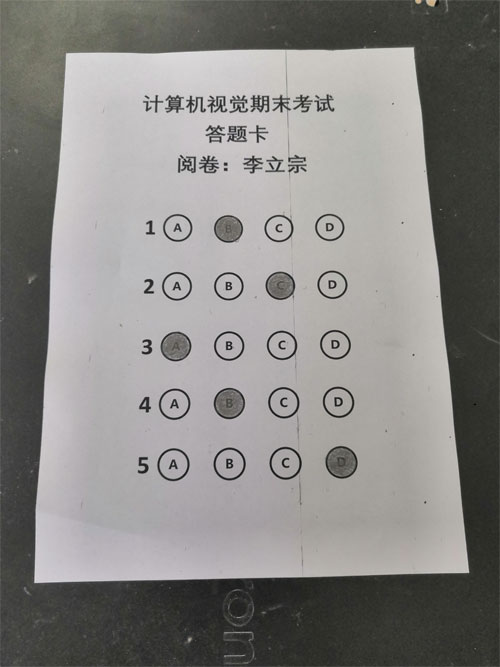
#> input picture examples/cv40examples-main/code/9答题卡识别/b.jpg, 500 x 667 px
$ python '例9.4.py'
#> lines starting #> are read from the running program, lines starting #| are printed output that depends on the picture; after the words box and inside, x2 and y2 are one past the last pixel; in counts of white or black regions, pixels touching at a corner belong together
# -*- coding: utf-8 -*-
"""
Created on Fri Jul  9 19:25:22 2021

@author: 李立宗  lilizong@gmail.com
微信公众号：计算机视觉之光（微信号cvlight）
计算机视觉核心案例实战——从入门到深度学习（python+OpenCV）（名称待定）
计算机视觉40个核心案例——从入门到深度学习（python+OpenCV）（名称待定）
李立宗 著     电子工业出版社
"""

import cv2
import numpy as np
from scipy.spatial import distance as dist
# 自定义透视函数
def myWarpPerspective(image, pts):
    # step1：参数pts是要做倾斜校正的轮廓的逼近多边形（本题中的答题纸）的四个顶点，
    # 首先，确定四个顶点分别对应（左上、右上、右下、左下）的哪一个位置
    # step1.1：根据x轴值排序对4个点进行排序
    xSorted = pts[np.argsort(pts[:, 0]), :]
    #step1.2：四个点划分为：左侧2个、右侧2个
    left = xSorted[:2, :]
    right = xSorted[2:, :]
    # step1.3：在左半边寻找左上角、左下角
    # 根据y轴的值排序
    left = left[np.argsort(left[:, 1]), :]
    # 排在前面的是左上角（tl:top-left）、排在后面的是左下角（bl:bottom-left）
    (tl, bl) = left
    # step1.4：根据右侧两个点与左上角点的距离判断右侧两个点的位置
    # 计算右侧两个点距离左上角点的距离
    D = dist.cdist(tl[np.newaxis], right, "euclidean")[0]
    # 形状大致如下：
    #  左上角(tl)                 右上角(tr)
    #                页面中心
    # 左下角(bl)                   右下角(br)
    # 右侧两个点，距离左上角远的点是右下角(br)的点，近的点是右上角的点(tr)
    # br:bottom-right/tr:top-right
    (br, tr) = right[np.argsort(D)[::-1], :]
    # step1.5：确定pts的四点分别属于（左上、左下、右上、右下）的哪一个
    # src是根据（左上、左下、右上、右下）对pts的四个顶点进行排序的结果
    src = np.array([tl, tr, br, bl], dtype="float32")
    #========以下5行是测试语句，显示计算的顶点对不对=================
    # srcx = np.array([tl, tr, br, bl], dtype="int32")
    # print("看看各个顶点在哪：\n",src)   #测试语句，看看顶点
    # test=image.copy()                  #复制image，处理用
    # cv2.polylines(test,[srcx],True,(255,0,0),8)  #在test内绘制得到的点
    # cv2.imshow("image",test)                     #显示绘制线条结果
    # =========step2：根据pts的四个顶点，计算出校正后图像的宽度和高度===============
    # 校正后图像的大小计算比较随意，根据需要选用合适值即可。
    # 这里选用较长的宽度和高度作为最终的宽度和高度
    # 计算方式：由于图像是斜的，所以通过计算x方向、y方向差值的平方根作为实际长度。
    # 具体图示如下，因为印刷原因可能对不齐，请在源代码文件中进一步看具体情况。
    #                 (tl[0],tl[1])
    #                 |\
    #                 | \    heightB = np.sqrt(((tl[0] - bl[0]) ** 2)
    #                 |  \                + ((tl[1] - bl[1]) ** 2))
    #                 |   \
    #                 ----- (bl[0],bl[1])
    widthA = np.sqrt(((br[0] - bl[0]) ** 2) + ((br[1] - bl[1]) ** 2))
    widthB = np.sqrt(((tr[0] - tl[0]) ** 2) + ((tr[1] - tl[1]) ** 2))
    maxWidth = max(int(widthA), int(widthB))
    # 根据（左上、左下）、（右上、右下）的最大值，获取高度
    heightA = np.sqrt(((tr[0] - br[0]) ** 2) + ((tr[1] - br[1]) ** 2))
    heightB = np.sqrt(((tl[0] - bl[0]) ** 2) + ((tl[1] - bl[1]) ** 2))
    maxHeight = max(int(heightA), int(heightB))
    # 根据宽度、高度，构造新图像dst对应的的四个顶点
    dst = np.array([
        [0, 0],
        [maxWidth - 1, 0],
        [maxWidth - 1, maxHeight - 1],
        [0, maxHeight - 1]], dtype="float32")
    # print("看看目标如何：\n",dst)   #测试语句
    # 构造从src到dst的仿射矩阵
    M = cv2.getPerspectiveTransform(src, dst)
    # 完成从src到dst的透视变换
    warped = cv2.warpPerspective(image, M, (maxWidth, maxHeight))
    # 返回透视变换的结果
    return warped
# 主程序
img = cv2.imread('b.jpg')
#> img is the input picture: shape (667, 500, 3); mean B, G, R 132, 134.3, 135.9
# cv2.imshow("orgin",img)
gray=cv2.cvtColor(img,cv2.COLOR_BGR2GRAY)
# cv2.imshow("gray",gray)
gaussian_bulr = cv2.GaussianBlur(gray, (5, 5), 0)
# cv2.imshow("gaussian",gaussian_bulr)
edged=cv2.Canny(gaussian_bulr,50,200)
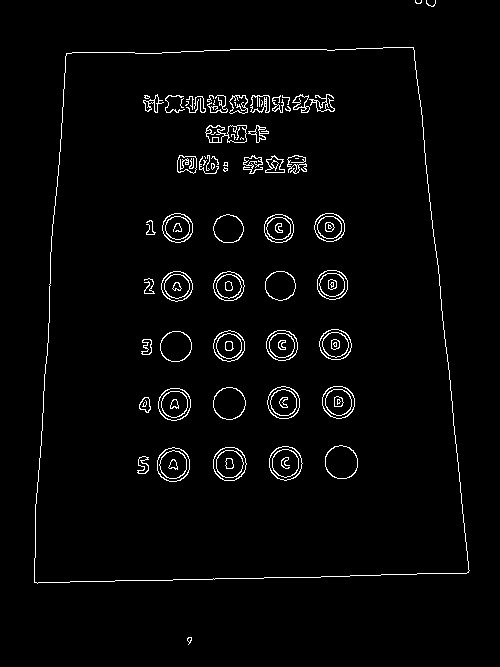
#> edged: shape (667, 500); 2.6% white in thin lines or dots, all inside (x1, y1, x2, y2) = (34, 0, 470, 645)
# cv2.imshow("edged",edged)
cts, hierarchy = cv2.findContours(edged.copy(), cv2.RETR_EXTERNAL, cv2.CHAIN_APPROX_SIMPLE)
#> cts = 4 contours, 3 with area under 20; largest, box (x1, y1, x2, y2) and area: (34, 47, 470, 584) 207474
# cv2.drawContours(img, cts, -1, (0,0,255), 3)
cv2.imshow("draw_contours",img)
rightSum = 0
# 可能仅仅找到一个轮廓，就是答题纸的轮廓
# 但是，由于噪声等影响，很可能找到很多轮廓，
# 使用for循环，遍历每一个轮廓，找到答题纸的轮廓
# 将答题纸处理进行倾斜校正
for c in cts:
    peri=0.01*cv2.arcLength(c,True)
    approx=cv2.approxPolyDP(c,peri,True)
    print("顶点个数：",len(approx))
    # 四个顶点的轮廓是矩形（或者是由于扫描等原因由矩形变成的梯形）
    if len(approx)==4:
        # 将外轮廓进行倾斜校正，将其构成一个矩形
        # 处理后，仅仅保留答题卡部分，答题卡外面的边界被删除
        # 原始图像的倾斜校正，用于后续标注
        # print(approx)
        # print(approx.reshape(4,2))
        paper = myWarpPerspective(img, approx.reshape(4, 2))
#> this loop made 4 passes
#> peri on passes 1, 3, 4: 0.199, 0.35, 0.205
#> (peri, approx, xSorted in myWarpPerspective, D in myWarpPerspective, src in myWarpPerspective, widthA in myWarpPerspective, widthB in myWarpPerspective, maxWidth in myWarpPerspective) on pass 2: (18.83, [[413, 47], [66, 53], [34, 582], [468, 572]], [[34, 582], [66, 53], [413, 47], [468, 572]], [347.1, 656.5], [[66, 53], [413, 47], [468, 572], [34, 582]], 434.1, 347.1, 434)
#| 顶点个数： 10
#| 顶点个数： 4
#| 顶点个数： 14
#| 顶点个数： 10
#> pass 2, in myWarpPerspective, `warped = cv2.warpPerspective(image, M, (maxWidth, maxHeight))`:
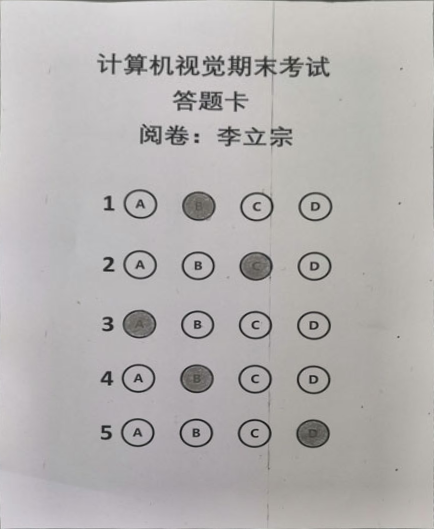
#> warped: shape (529, 434, 3); mean B, G, R 176.8, 177.5, 180.4
cv2.imshow("paper", paper)
cv2.waitKey()
cv2.destroyAllWindows()
